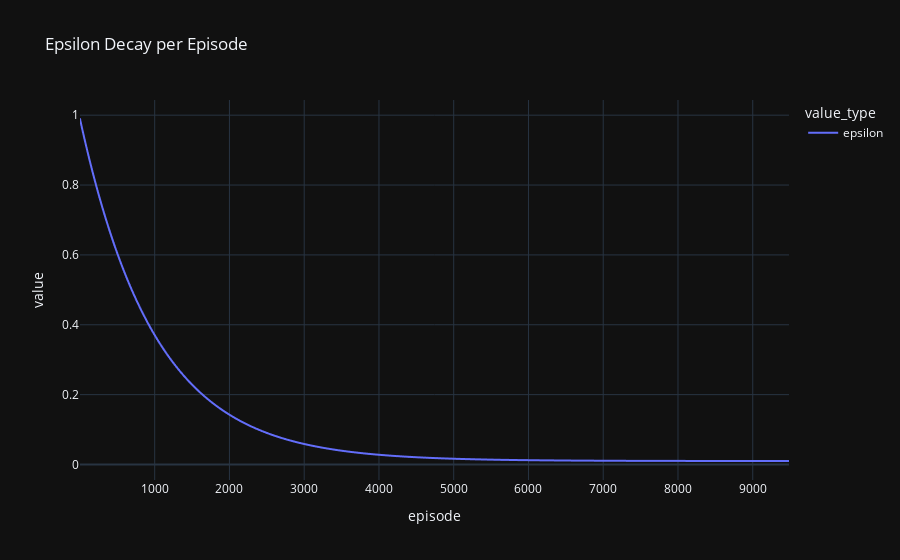

This figure's notebook cell:
### Code cell
fig = px.line(df_dqncnn_melted[df_dqncnn_melted['value_type'] == 'epsilon'], x="episode", y="value", color='value_type', title='Epsilon Decay per Episode')
fig.show()

### Figure 1 — Plotly figure (JSON) as saved in the notebook; plotly's stock layout.template omitted (floating-point values rounded to 4 significant figures; data arrays with more than 128 entries replaced by an {"elided": "..."} marker saying what was removed)
{"data": [{"hovertemplate": "value_type=epsilon<br>episode=%{x}<br>value=%{y}<extra></extra>", "legendgroup": "epsilon", "line": {"color": "#636efa", "dash": "solid"}, "marker": {"symbol": "circle"}, "mode": "lines", "name": "epsilon", "showlegend": true, "x": {"elided": "9485 int values"}, "xaxis": "x", "y": {"elided": "9485 float values"}, "yaxis": "y", "type": "scattergl"}], "layout": {"xaxis": {"anchor": "y", "domain": [0.0, 1.0], "title": {"text": "episode"}}, "yaxis": {"anchor": "x", "domain": [0.0, 1.0], "title": {"text": "value"}}, "legend": {"title": {"text": "value_type"}, "tracegroupgap": 0}, "title": {"text": "Epsilon Decay per Episode"}}}
